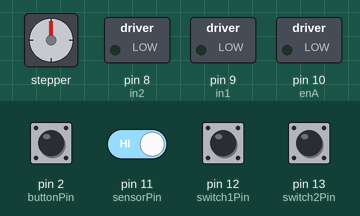
A sketch run on a simulated Arduino Uno, built with avr-gcc and run on an emulated ATmega328P. Shown: stepper motor, switched loads named in the sketch (green lamp = pin HIGH). The inputs (shaded band) are chosen by the test bench; at power-on: pin 11 (sensorPin), pin 12 (switch1Pin), pin 13 (switch2Pin) HIGH, pin 2 (buttonPin) LOW. Stepper angles assume 2048 steps per turn.

Above: at 1.2 s.
1.3 s: pin 2 (buttonPin) pulled HIGH for 0.15 s
At 2.75 s:
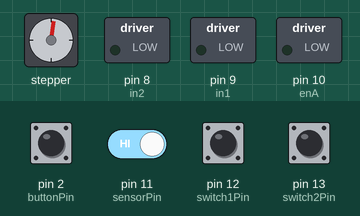
At 4.3 s:
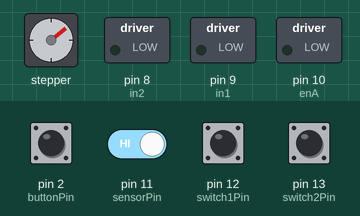
4.4 s: pin 2 (buttonPin) driven HIGH and pin 11 (sensorPin) driven LOW
7.4 s: pin 13 (switch2Pin) pulled LOW for 0.15 s
At 9.7 s:
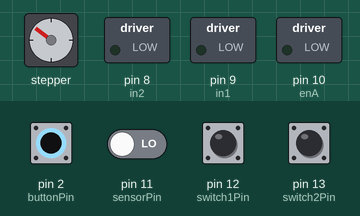
10.4 s: pin 2 (buttonPin) driven LOW
Timing chart, 0 to 12.9 s (numbered marks = the images above; inputs shaded):
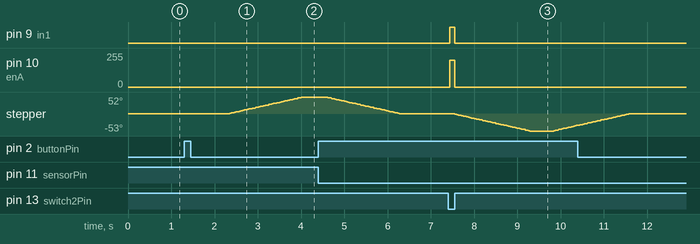

Measured:
- after the input at 1.3 s, stepper: keeps turning clockwise at about 30°/s, starting after 1.0 s
- after the input at 7.4 s, pin 9 (in1): LOW → HIGH at once, → LOW 0.11 s later; pin 10 (enA): 0/255 → 200/255 at once, → 0/255 0.11 s later

The sketch:

Metal-Last.ino
```cpp
#include <Stepper.h>
const int stepsPerRevolution = 2048;
Stepper myStepper = Stepper (stepsPerRevolution,4,6,5,7);

const int buttonPin = 2;    // το κουμπί έναρξης

const int enA = 10;     // οι συνδέσεις του motor driver
const int in1 = 9;
const int in2 = 8;

const int sensorPin = 11;   // ο αισθητήρας μετάλλων

const int switch1Pin = 12;  // οι 2 μικροδιακόπτες
const int switch2Pin = 13;


void setup()
{
  myStepper.setSpeed(5);

  pinMode(buttonPin, INPUT);
  pinMode(enA, OUTPUT);
  pinMode(in1, OUTPUT);
  pinMode(in2, OUTPUT);

  pinMode(sensorPin, INPUT_PULLUP);
  pinMode(switch1Pin, INPUT_PULLUP);
  pinMode(switch2Pin, INPUT_PULLUP);

    // επιστροφή του φορείου στην αρχική θέση
    digitalWrite(in1, LOW);
    digitalWrite(in2, HIGH);
    analogWrite(enA, 200);

    // περίμενε μέχρι να φτάσει...
    while ( digitalRead(switch1Pin) == LOW )
      ;

    // stop
    digitalWrite(in1, LOW);
    digitalWrite(in2, LOW);
    analogWrite(enA, 0);
}

void loop()
{
  // έλεγχος του κουμπιού έναρξης
  int buttonState = digitalRead(buttonPin);

  // αν πατήθηκε...
  if (buttonState == HIGH)
  {
    // διάβασμα του αισθητήρα μετάλλων και αποθήκευση της τιμής του
    int sensorVal = digitalRead(sensorPin);

    delay(1000);

    // πήγαινε το φορείο μέχρι την άλλη άκρη
    digitalWrite(in1, HIGH);
    digitalWrite(in2, LOW);
    analogWrite(enA, 200);

    // περίμενε μέχρι να φτάσει...
    while ( digitalRead(switch2Pin) == LOW )
      ;

    // stop
    digitalWrite(in1, LOW);
    digitalWrite(in2, LOW);
    analogWrite(enA, 0);

    if (sensorVal == HIGH)  // αν βρέθηκε μέταλλο
    {
      // ανατροππή δεξιά και επαναφορά
      myStepper.step(300);
      delay(500);
      myStepper.step(-300);
    }
    else
    {
      // ανατροππή αριστερά και επαναφορά
      myStepper.step(-300);
      delay(500);
      myStepper.step(300);
    }

    // επιστροφή του φορείου στην αρχική θέση
    digitalWrite(in1, LOW);
    digitalWrite(in2, HIGH);
    analogWrite(enA, 200);

    // περίμενε μέχρι να φτάσει...
    while ( digitalRead(switch1Pin) == LOW )
      ;

    // stop
    digitalWrite(in1, LOW);
    digitalWrite(in2, LOW);
    analogWrite(enA, 0);
  }

  delay(100);
}
```
